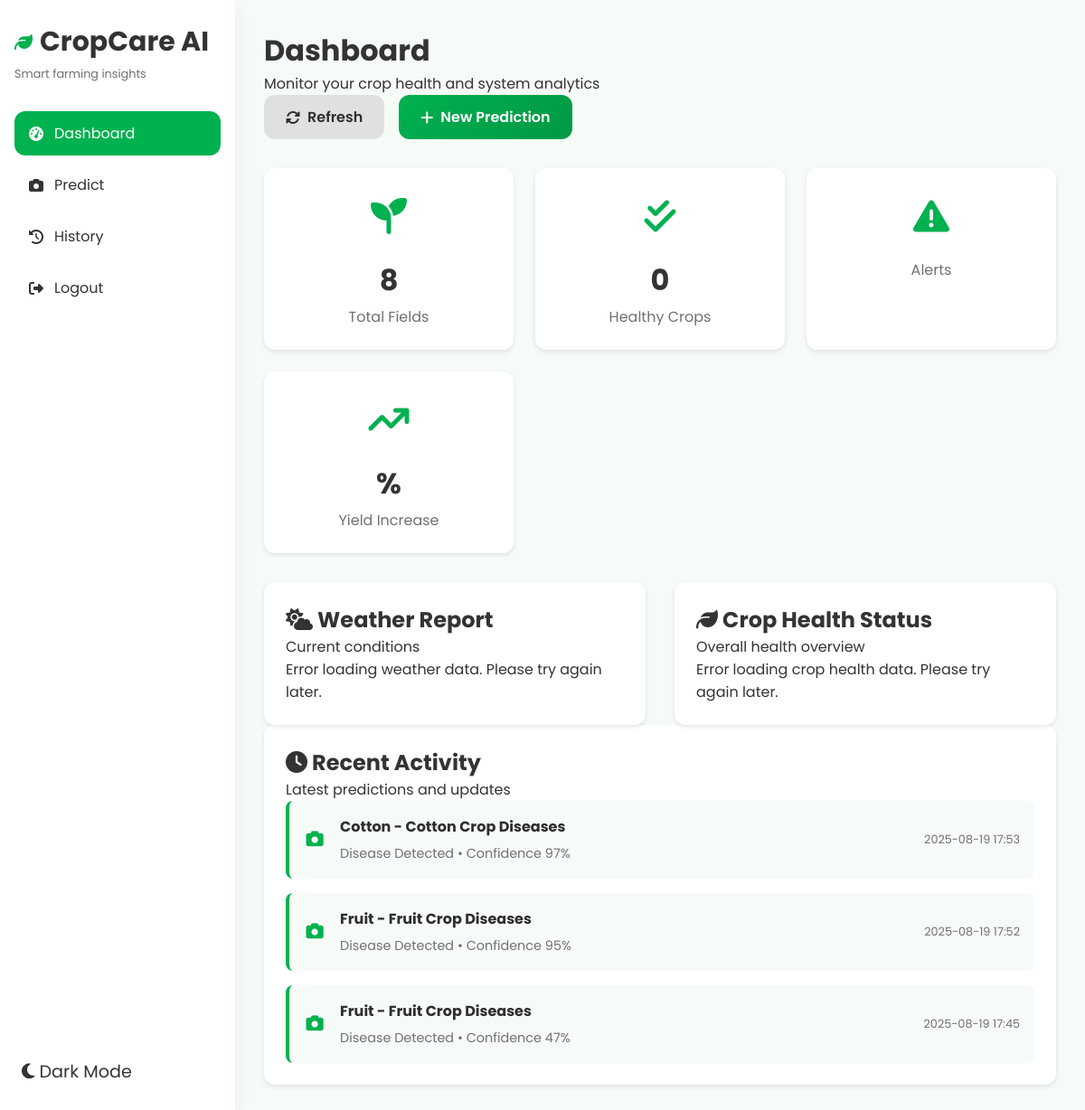
The page /dashboard (signed in) on the database its author committed.
### tables this page shows
CREATE TABLE user_predictions
                 (username TEXT, image_name TEXT, prediction TEXT, confidence REAL, 
                  is_healthy BOOLEAN, crop_type TEXT, prediction_date TEXT);

### app_flask.py (the view)
@app.route('/dashboard')
def dashboard():
    if 'username' not in session:
        return redirect(url_for('home'))
    conn = sqlite3.connect('user_data.db')
    c = conn.cursor()
    c.execute('SELECT COUNT(*) FROM user_predictions WHERE username=?', (session['username'],))
    total_fields = c.fetchone()[0]
    c.execute('SELECT COUNT(*) FROM user_predictions WHERE username=? AND is_healthy=1', (session['username'],))
    healthy_crops = c.fetchone()[0]
    c.execute('SELECT COUNT(*) FROM user_predictions WHERE username=? AND is_healthy=0', (session['username'],))
    diseased_crops = c.fetchone()[0]
    conn.close()
    weather = {
        'temperature': 29,
        'description': 'Clear Skies',
        'humidity': 60,
        'wind_speed': 5,
        'visibility': 10
    }
    crop_health = {
        'status': 'Stable',
        'status_class': 'status-stable',
        'soil_moisture': 55,
        'nutrient_level': 68,
        'disease_risk': 12
    }
    stats = {
        'fields': total_fields,
        'healthy': healthy_crops,
        'diseased': diseased_crops
    }
    recent_predictions = []
    try:
        conn = sqlite3.connect('user_data.db')
        c = conn.cursor()
        c.execute('''SELECT image_name, prediction, confidence, is_healthy, crop_type, prediction_date
                     FROM user_predictions WHERE username=? ORDER BY prediction_date DESC LIMIT 3''', (session['username'],))
        for row in c.fetchall():
            recent_predictions.append({
                'image': (row[0] or '').replace('\\','/'),
                'prediction': row[1],
                'confidence': f"{float(row[2]):.0%}",
                'is_healthy': bool(row[3]),
                'crop_type': row[4],
                'date': row[5],
            })
        conn.close()
    except Exception as e:
        app.logger.error(f"Recent predictions fetch error: {e}")
    return render_template(
        'dashboard.html',
        username=session['username'],
        stats=stats,
        weather=weather,
        crop_health=crop_health,
        recent_predictions=recent_predictions
    )

### app_flask.py (called while the page is built)
@app.after_request
def add_no_cache_headers(response):
    response.headers['Cache-Control'] = 'no-store, no-cache, must-revalidate, max-age=0'
    response.headers['Pragma'] = 'no-cache'
    response.headers['Expires'] = '0'
    return response

@app.template_filter('datetime')
def format_datetime(value):
    try:
        dt = datetime.fromisoformat(value)
        return dt.strftime('%Y-%m-%d %H:%M')
    except:
        return value

### templates/dashboard.html (shortened to what this page needs)
<!DOCTYPE html>
<html lang="en">
<head>
  <link rel="stylesheet" href="{{ url_for('static', filename='css/style.css') }}">
  <link rel="stylesheet" href="{{ url_for('static', filename='css/theme.css') }}">
  <link rel="stylesheet" href="https://cdnjs.cloudflare.com/ajax/libs/font-awesome/6.5.0/css/all.min.css">
</head>
<body>
  <div class="sidebar">
    <div class="sidebar-header">
      <div class="sidebar-brand">
        <i class="fas fa-leaf"></i>
        <h2>CropCare AI</h2>
      </div>
      <p class="sidebar-tagline">Smart farming insights</p>
    </div>
    <nav class="sidebar-nav">
      <a href="{{ url_for('dashboard') }}" class="nav-item active">
        <i class="fas fa-tachometer-alt"></i>
        <span>Dashboard</span>
      </a>
      <a href="{{ url_for('predict') }}" class="nav-item">
        <i class="fas fa-camera"></i>
        <span>Predict</span>
      </a>
      <a href="{{ url_for('history') }}" class="nav-item">
        <i class="fas fa-history"></i>
        <span>History</span>
      </a>
      <a href="{{ url_for('logout') }}" class="nav-item">
        <i class="fas fa-sign-out-alt"></i>
        <span>Logout</span>
      </a>
    </nav>
    <div class="sidebar-footer">
      <button class="theme-toggle" onclick="toggleTheme()">
        <i class="fas fa-moon"></i>
        <span>Dark Mode</span>
      </button>
    </div>
  </div>
  <div class="main-content">
    <div class="container">
      <div class="page-header">
        <h1>Dashboard</h1>
        <p>Monitor your crop health and system analytics</p>
      </div>
      <div class="dashboard-actions">
        <button class="btn btn-secondary" onclick="refreshDashboard()">
          <i class="fas fa-sync-alt"></i>
          Refresh
        </button>
        <button class="btn btn-primary" onclick="window.location.href='{{ url_for('predict') }}'">
          <i class="fas fa-plus"></i>
          New Prediction
        </button>
      </div>
      <div class="stats-grid">
        <div class="stat-card">
          <div class="stat-icon">
            <i class="fas fa-seedling"></i>
          </div>
          <div class="stat-number">{{ stats.fields }}</div>
          <div class="stat-label">Total Fields</div>
        </div>
        <div class="stat-card">
          <div class="stat-icon healthy">
            <i class="fas fa-check-double"></i>
          </div>
          <div class="stat-number">{{ stats.healthy }}</div>
          <div class="stat-label">Healthy Crops</div>
        </div>
        <div class="stat-card">
          <div class="stat-icon warning">
            <i class="fas fa-triangle-exclamation"></i>
          </div>
          <div class="stat-label">Alerts</div>
        </div>
        <div class="stat-card">
          <div class="stat-icon">
            <i class="fas fa-arrow-trend-up"></i>
          </div>
          <div class="stat-number">{{ stats.yield_inc }}%</div>
          <div class="stat-label">Yield Increase</div>
        </div>
      </div>
      <div class="report-grid">
        <div class="card">
          <div class="card-header">
            <h2><i class="fas fa-cloud-sun"></i> Weather Report</h2>
            <span class="card-subtitle">Current conditions</span>
          </div>
          <div id="weather-container" class="weather-metrics">
          </div>
        </div>
        <div class="card">
          <div class="card-header">
            <h2><i class="fas fa-leaf"></i> Crop Health Status</h2>
            <span class="card-subtitle">Overall health overview</span>
          </div>
          <div id="crop-health-container" class="health-rows"></div>
        </div>
      </div>
      <div class="card">
        <div class="card-header">
          <h2><i class="fas fa-clock"></i> Recent Activity</h2>
          <span class="card-subtitle">Latest predictions and updates</span>
        </div>
        <div class="activity-list">
          {% if recent_predictions and recent_predictions|length > 0 %}
            {% for item in recent_predictions %}
              <div class="activity-item">
                <i class="fas fa-camera text-primary"></i>
                <div class="activity-content">
                  <strong>{{ item.crop_type }} - {{ item.prediction }}</strong>
                  <span>{{ 'Healthy' if item.is_healthy else 'Disease Detected' }} • Confidence {{ item.confidence }}</span>
                </div>
                <span class="activity-time">{{ item.date|datetime }}</span>
              </div>
            {% endfor %}
          {% else %}
            <div class="alert alert-info">No recent predictions yet.</div>
          {% endif %}
        </div>
      </div>
    </div>
  </div>
</body>
</html>

### static/css/style.css (style rules this page uses)
:root { --primary: #00B14F; --light-bg: #F7FBF8; --card: #FFFFFF; --text-pri: #2E2E2E; --text-sec: #707070; --accent: #FFC107; --danger: #E53935; --radius: 12px; --shadow: 0 4px 20px rgba(0,0,0,.06); --transition:.3s ease; --sidebar-w: 260px; }
* { margin:0; padding:0; box-sizing:border-box; }
body { font-family:'Poppins',sans-serif; background:var(--light-bg); color:var(--text-pri); display:flex; min-height:100vh; }
a { text-decoration:none;color:inherit }
button,input,textarea { font-family:inherit;font-size:1rem;border:none;outline:none }
.sidebar { width:var(--sidebar-w); background:var(--card); box-shadow:var(--shadow); display:flex; flex-direction:column; padding:1.5rem 1rem; position:fixed; height:100%; left:0; top:0; z-index:1000; }
.sidebar-brand { display:flex; align-items:center; gap:.5rem; font-weight:700; font-size:1.25rem; margin-bottom:.25rem; }
.sidebar-brand i { color:var(--primary) }
.sidebar-tagline { font-size:.8rem;color:var(--text-sec);margin-bottom:2rem }
.sidebar-nav { flex:1 }
.nav-item { display:flex; align-items:center; gap:.75rem; padding:.75rem 1rem; border-radius:var(--radius); margin-bottom:.5rem; transition:var(--transition); }
.nav-item:hover,.nav-item.active { background:var(--primary); color:#fff; }
.main-content { margin-left:var(--sidebar-w); flex:1; padding:2rem; background:var(--light-bg); min-height:100vh; }
.container { max-width:1200px;margin:0 auto }
.btn { display:inline-flex; align-items:center; justify-content:center; gap:.5rem; padding:.75rem 1.5rem; border-radius:var(--radius); font-weight:600; cursor:pointer; transition:var(--transition); }
.btn-primary { background:linear-gradient(135deg,var(--primary),#009944); color:#fff; }
.btn-secondary { background:#e0e0e0;color:var(--text-pri) }
.card { background:var(--card); border-radius:var(--radius); box-shadow:var(--shadow); padding:1.5rem; transition:var(--transition); }
.stats-grid { display:grid; grid-template-columns:repeat(auto-fit,minmax(220px,1fr)); gap:1.5rem; margin-bottom:2rem; }
.stat-card { background:var(--card); border-radius:var(--radius); box-shadow:var(--shadow); padding:1.5rem; text-align:center; transition:var(--transition); }
.stat-icon { font-size:2.5rem;margin-bottom:1rem;color:var(--primary) }
.stat-number { font-size:2rem;font-weight:700;margin-bottom:.25rem }
.stat-label { color:var(--text-sec) }
.report-grid { display:grid; grid-template-columns:1fr 1fr; gap:2rem; }
.weather-metrics,.crop-rows { display:grid; gap:1rem; }
.health-rows { display:grid;gap:1rem }
.dashboard-actions { display: flex; gap: 1rem; margin-bottom: 2rem; flex-wrap: wrap; }
.dashboard-actions .btn { display: flex; align-items: center; gap: 0.5rem; }
.activity-list { display: flex; flex-direction: column; gap: 1rem; }
.activity-item { display: flex; align-items: center; gap: 1rem; padding: 1rem; background: var(--light-bg); border-radius: 8px; border-left: 4px solid var(--primary); }
.activity-item i { font-size: 1.2rem; width: 24px; text-align: center; }
.activity-content { flex: 1; }
.activity-content strong { display: block; color: var(--text-pri); margin-bottom: 0.25rem; }
.activity-content span { color: var(--text-sec); font-size: 0.9rem; }
.activity-time { color: var(--text-sec); font-size: 0.8rem; white-space: nowrap; }
.text-primary { color: var(--primary) !important; }

### static/css/theme.css (style rules this page uses)
:root { --primary-color: #4CAF50; --secondary-color: #2196F3; --text-color: #333; --bg-color: #f9f9f9; --card-bg: #fff; --border-color: #ddd; --shadow-color: rgba(0, 0, 0, 0.1); --success-color: #4CAF50; --warning-color: #ff9800; --danger-color: #f44336; }
body { background-color: var(--bg-color); color: var(--text-color); transition: background-color 0.3s ease, color 0.3s ease; }
.navbar, .card, .stat-card, .weather-card, .drop-zone, .results-section { background-color: var(--card-bg); border-color: var(--border-color); box-shadow: 0 2px 5px var(--shadow-color); transition: background-color 0.3s ease, border-color 0.3s ease, box-shadow 0.3s ease; }
.theme-toggle { background: none; border: none; color: var(--text-color); font-size: 1.2rem; cursor: pointer; padding: 0.5rem; border-radius: 50%; transition: background-color 0.3s ease; }

### rows shown on the page
user_predictions: crop_type "Cotton", prediction "Cotton Crop Diseases", is_healthy "Disease Detected", confidence "97%", date "2025-08-19 17:53"
user_predictions: crop_type "Fruit", prediction "Fruit Crop Diseases", is_healthy "Disease Detected", confidence "95%", date "2025-08-19 17:52"
user_predictions: crop_type "Fruit", prediction "Fruit Crop Diseases", is_healthy "Disease Detected", confidence "47%", date "2025-08-19 17:45"

### other values the page prints
{{ stats.fields }} "8"
{{ stats.healthy }} "0"
